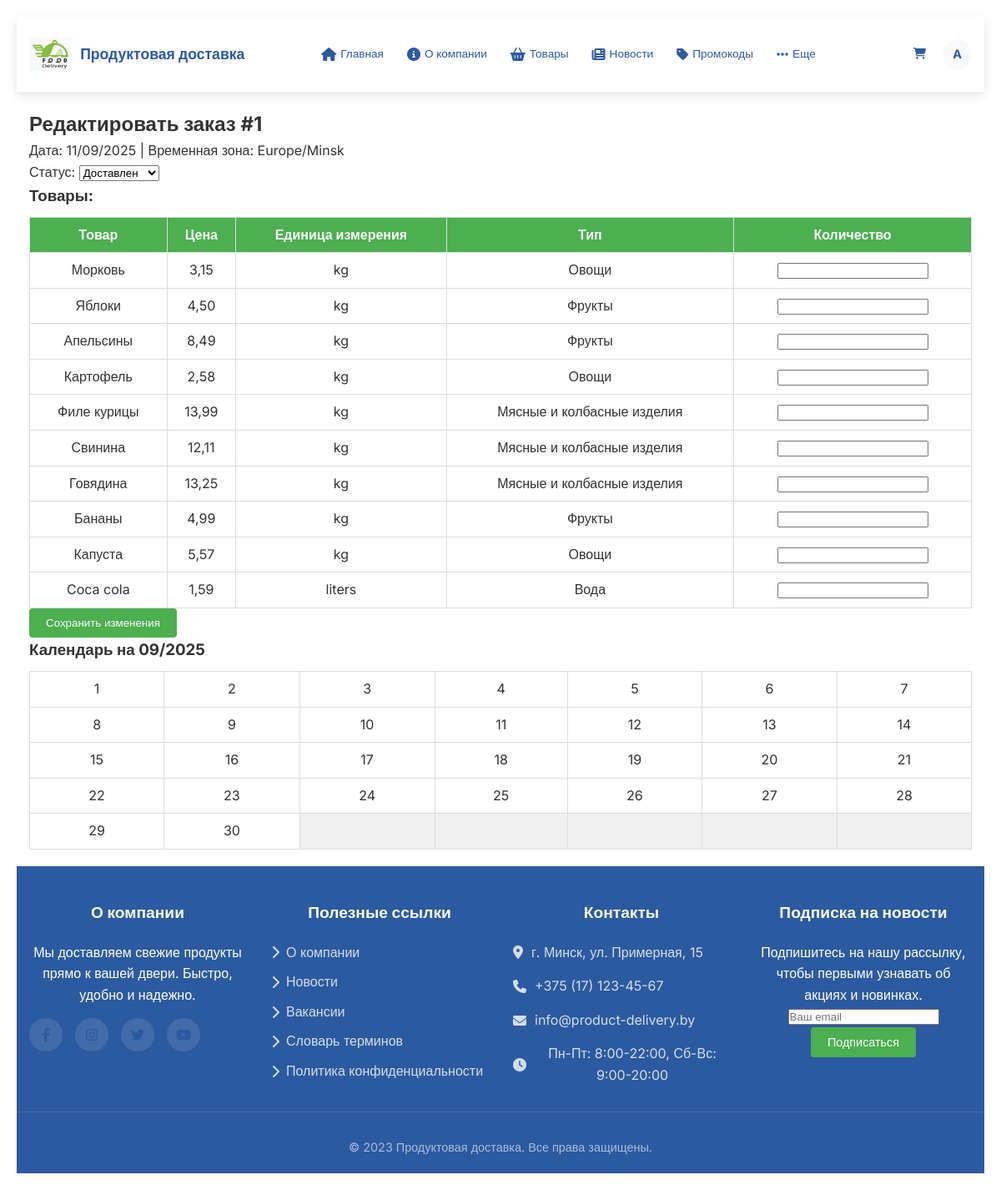
The app's page /orders/1/edit/ (signed in) with its own data.
### delivery_app/models.py (models this page shows, shortened)
class Order(models.Model):
    STATUS_CHOICES = (
        ('Pending', 'В ожидании'),
        ('Shipped', 'Отправлен'),
        ('Delivered', 'Доставлен'),
        ('Canceled', 'Отменен'),
    )
    DELIVERY_METHODS = (
        ('pickup', 'Самовывоз'),
        ('courier', 'Курьер'),
    )
    PAYMENT_METHODS = [
        ("card", "Банковская карта"),
        ("cash", "Наличные при получении"),
    ]
    payment_method = models.CharField(max_length=20, choices=PAYMENT_METHODS, default="cash")
    payment_status = models.CharField(max_length=20, choices=[('pending', 'Ожидает оплаты'), ('paid', 'Оплачено'), ('failed', 'Ошибка оплаты')],default='pending')
    payment_id = models.CharField(max_length=100, blank=True, null=True)
    client = models.ForeignKey(Client, on_delete=models.CASCADE, related_name='orders')
    employee = models.ForeignKey(Employee, on_delete=models.SET_NULL, null=True, blank=True, related_name='handled_orders')
    pickup_point = models.ForeignKey(PickupPoint, on_delete=models.SET_NULL, null=True, blank=True, related_name='orders')
    status = models.CharField(max_length=20, choices=STATUS_CHOICES, default='Pending')
    date_ordered = models.DateTimeField(auto_now_add=True)
    date_delivered = models.DateTimeField(null=True, blank=True)
    delivery_cost = models.DecimalField(max_digits=10, decimal_places=2, default=Decimal('0.00'))
    delivery_method = models.CharField(max_length=20, choices=DELIVERY_METHODS, default='pickup')
    delivery_address = models.CharField(max_length=200, blank=True, help_text="Адрес доставки для курьера")
    promocode = models.ForeignKey(PromoCode, on_delete=models.SET_NULL, null=True, blank=True, related_name='orders')  # Новая связь

class Product(models.Model):
    UNIT_CHOICES = [
        ('pieces', 'Штуки'),
        ('kg', 'Килограммы'),
        ('liters', 'Литры')
    ]
    name = models.CharField(max_length=200)
    price = models.DecimalField(max_digits=10, decimal_places=2)
    unit_of_measurement = models.CharField(max_length=20, choices=UNIT_CHOICES)
    product_type = models.ForeignKey(ProductType, on_delete=models.CASCADE, related_name='products')
    description = models.TextField(blank=True)
    manufacturer = models.ForeignKey(Manufacturer, on_delete=models.SET_NULL, null=True, blank=True, related_name='products')
    weight = models.DecimalField(max_digits=10, decimal_places=2, default=Decimal('1.00'), help_text="Вес в кг")
    stock = models.PositiveIntegerField(default=0, help_text="Количество на складе")
    image = models.ImageField(upload_to='products/', blank=True, null=True, help_text="Изображение товара")

class ProductType(models.Model):
    name = models.CharField(max_length=100)

### delivery_app/views.py (the view, shortened to what this page needs)
# urls.py: path('orders/<int:pk>/edit/', views.edit_order, name='edit_order'),
@login_required
def edit_order(request, pk):
    order = get_object_or_404(Order, pk=pk)
    user = request.user
    if not (user.is_superuser or (hasattr(user, 'employee') and order.employee == user.employee)):
        messages.error(request, "У вас нет прав для редактирования этого заказа.")
        return redirect('delivery_app:order_detail', pk=pk)
    products = Product.objects.all()
    context = {
        'order': order,
        'products': products,
        'current_date': timezone.now().strftime('%d/%m/%Y'),
        'timezone': 'Europe/Minsk',
        'calendar': calendar.monthcalendar(timezone.now().year, timezone.now().month),
    }
    return render(request, 'delivery_app/edit_order.html', context)

### delivery_app/templates/delivery_app/edit_order.html (shortened to what this page needs)
{% extends "delivery_app/base.html" %}
{% block content %}
<h2>Редактировать заказ #{{ order.id }}</h2>
<p>Дата: {{ current_date }} | Временная зона: {{ timezone }}</p>
<form method="post">
    <label for="status">Статус:</label>
    <select name="status" id="status">
        {% for value, label in order.STATUS_CHOICES %}
            <option value="{{ value }}" {% if order.status == value %}selected{% endif %}>{{ label }}</option>
        {% endfor %}
    </select>
    <h3>Товары:</h3>
    <table border="1">
        <thead>
            <tr>
                <th>Товар</th>
                <th>Цена</th>
                <th>Единица измерения</th>
                <th>Тип</th>
                <th>Количество</th>
            </tr>
        </thead>
        <tbody>
            {% for product in products %}
            <tr>
                <td>{{ product.name }}</td>
                <td>{{ product.price }}</td>
                <td>{{ product.unit_of_measurement }}</td>
                <td>{{ product.product_type.name }}</td>
                <td>
                    <input type="number" name="quantity_{{ product.id }}" value="{% for item in order.orderitem_set.all %}{% if item.product.id == product.id %}{{ item.quantity }}{% endif %}{% endfor %}" min="0" step="0.1">
                </td>
            </tr>
            {% endfor %}
        </tbody>
    </table>
    <button type="submit">Сохранить изменения</button>
</form>
<h3>Календарь на {{ current_date|slice:"3:10" }}</h3>
<table border="1">
    {% for week in calendar %}
    <tr>
        {% for day in week %}
        <td{% if day == 0 %} class="empty"{% endif %}>
            {{ day|default:"" }}
        </td>
        {% endfor %}
    </tr>
    {% endfor %}
</table>
{% endblock %}

### delivery_app/templates/delivery_app/base.html (shortened to what this page needs)
{% load static %}
<!DOCTYPE html>
<html lang="ru">
<head>
    <link rel="stylesheet" href="https://cdnjs.cloudflare.com/ajax/libs/font-awesome/6.4.0/css/all.min.css">
    <link rel="stylesheet" href="{% static 'delivery_app/css/style.css' %}">
</head>
<body>
    <header>
        <div class="header-container">
            <a href="{% url 'delivery_app:home' %}" class="logo">
                <img src="{% static 'delivery_app/images/logo.png' %}" alt="Логотип доставки продуктов">
                <span class="logo-text">Продуктовая доставка</span>
            </a>
            <nav class="nav-desktop">
                <ul class="nav-menu">
                    <li><a href="{% url 'delivery_app:home' %}" class="nav-link {% if request.resolver_match.url_name == 'home' %}active{% endif %}">
                        <i class="fas fa-home nav-icon"></i> Главная
                    </a></li>
                    <li><a href="{% url 'delivery_app:about' %}" class="nav-link {% if request.resolver_match.url_name == 'about' %}active{% endif %}">
                        <i class="fas fa-info-circle nav-icon"></i> О компании
                    </a></li>
                    <li><a href="{% url 'delivery_app:product_list' %}" class="nav-link {% if request.resolver_match.url_name == 'product_list' %}active{% endif %}">
                        <i class="fas fa-shopping-basket nav-icon"></i> Товары
                    </a></li>
                    <li><a href="{% url 'delivery_app:news' %}" class="nav-link {% if request.resolver_match.url_name == 'news' %}active{% endif %}">
                        <i class="fas fa-newspaper nav-icon"></i> Новости
                    </a></li>
                    <li><a href="{% url 'delivery_app:promocodes' %}" class="nav-link {% if request.resolver_match.url_name == 'promocodes' %}active{% endif %}">
                        <i class="fas fa-tag nav-icon"></i> Промокоды
                    </a></li>
                    <li class="more-menu">
                        <a href="#" class="nav-link">
                            <i class="fas fa-ellipsis-h nav-icon"></i> Еще
                        </a>
                    </li>
                </ul>
                <div class="user-menu">
                    <a href="{% url 'delivery_app:cart' %}" class="nav-link" title="Корзина" style="position: relative;">
                        <i class="fas fa-shopping-cart"></i>
                    </a>
                    {% if user.is_authenticated %}
                    <div class="user-avatar" title="{{ user.username }}">
                        {{ user.username|first|upper }}
                    </div>
                    {% else %}
                    <a href="{% url 'delivery_app:login' %}" class="btn btn-outline">Войти</a>
                    <a href="{% url 'delivery_app:register' %}" class="btn btn-primary">Регистрация</a>
                    {% endif %}
                </div>
            </nav>
        </div>
    </header>
    <main>
        <div class="container">
            {% block content %}
            {% endblock %}
        </div>
    </main>
    <footer>
        <div class="footer-container">
            <div class="footer-section">
                <h3>О компании</h3>
                <p>Мы доставляем свежие продукты прямо к вашей двери. Быстро, удобно и надежно.</p>
                <div class="social-links">
                    <a href="#" class="social-link"><i class="fab fa-facebook-f"></i></a>
                    <a href="#" class="social-link"><i class="fab fa-instagram"></i></a>
                    <a href="#" class="social-link"><i class="fab fa-twitter"></i></a>
                    <a href="#" class="social-link"><i class="fab fa-youtube"></i></a>
                </div>
            </div>
            <div class="footer-section">
                <h3>Полезные ссылки</h3>
                <div class="footer-links">
                    <a href="{% url 'delivery_app:about' %}"><i class="fas fa-chevron-right"></i> О компании</a>
                    <a href="{% url 'delivery_app:news' %}"><i class="fas fa-chevron-right"></i> Новости</a>
                    <a href="{% url 'delivery_app:vacancies' %}"><i class="fas fa-chevron-right"></i> Вакансии</a>
                    <a href="{% url 'delivery_app:faq' %}"><i class="fas fa-chevron-right"></i> Словарь терминов</a>
                    <a href="{% url 'delivery_app:privacy_policy' %}"><i class="fas fa-chevron-right"></i> Политика конфиденциальности</a>
                </div>
            </div>
            <div class="footer-section">
                <h3>Контакты</h3>
                <div class="contact-info">
                    <div class="contact-item">
                        <i class="fas fa-map-marker-alt"></i>
                        <span>г. Минск, ул. Примерная, 15</span>
                    </div>
                    <div class="contact-item">
                        <i class="fas fa-phone"></i>
                        <span>+375 (17) 123-45-67</span>
                    </div>
                    <div class="contact-item">
                        <i class="fas fa-envelope"></i>
                        <span>info@product-delivery.by</span>
                    </div>
                    <div class="contact-item">
                        <i class="fas fa-clock"></i>
                        <span>Пн-Пт: 8:00-22:00, Сб-Вс: 9:00-20:00</span>
                    </div>
                </div>
            </div>
            <div class="footer-section">
                <h3>Подписка на новости</h3>
                <p>Подпишитесь на нашу рассылку, чтобы первыми узнавать об акциях и новинках.</p>
                <form class="subscribe-form">
                    <input type="email" placeholder="Ваш email" required>
                    <button type="submit" class="btn btn-primary">Подписаться</button>
                </form>
            </div>
        </div>
        <div class="footer-bottom">
            <p>&copy; 2023 Продуктовая доставка. Все права защищены.</p>
        </div>
    </footer>
</body>
</html>

### delivery_app/static/delivery_app/css/style.css (style rules this page uses)
body { font-family: Arial, sans-serif; margin: 0; padding: 20px; background-color: #f9f9f9; color: #333 !important; background-image: none !important; }
header { background-color: #4CAF50; color: white; padding: 10px 0; text-align: center; }
table { width: 100%; border-collapse: collapse; margin-top: 10px; }
table, th, td { border: 1px solid #ddd; }
th, td { padding: 8px; text-align: center; color: #333; }
th { background-color: #4CAF50; color: white; }
.empty { background-color: #f0f0f0; }
button[type="submit"] { background-color: #4CAF50; color: white; padding: 10px 20px; border: none; border-radius: 4px; cursor: pointer; }
footer { margin-top: 20px; text-align: center; color: #777; }
.btn { padding: 8px 15px; border: none; border-radius: 4px; text-decoration: none; color: white; cursor: pointer; }
.btn-primary { background-color: #4CAF50; }
.btn { display: inline-block; padding: 10px 20px; background-color: #2c5aa0; color: white; text-decoration: none; border-radius: 4px; transition: background-color 0.3s; }

### records on screen
Order: id "1", status "Доставлен"
Product: name "Морковь", price "3,15", unit_of_measurement "kg", product_type.name "Овощи"
Product: name "Яблоки", price "4,50", unit_of_measurement "kg", product_type.name "Фрукты"
Product: name "Апельсины", price "8,49", unit_of_measurement "kg", product_type.name "Фрукты"
Product: name "Картофель", price "2,58", unit_of_measurement "kg", product_type.name "Овощи"
Product: name "Филе курицы", price "13,99", unit_of_measurement "kg", product_type.name "Мясные и колбасные изделия"
Product: name "Свинина", price "12,11", unit_of_measurement "kg", product_type.name "Мясные и колбасные изделия"
Product: name "Говядина", price "13,25", unit_of_measurement "kg", product_type.name "Мясные и колбасные изделия"
Product: name "Бананы", price "4,99", unit_of_measurement "kg", product_type.name "Фрукты"
Product: name "Капуста", price "5,57", unit_of_measurement "kg", product_type.name "Овощи"
Product: name "Coca cola", price "1,59", unit_of_measurement "liters", product_type.name "Вода"

### other values on screen
{{ user.username|first|upper }} "A"
{{ timezone }} "Europe/Minsk"
{{ day|default:"" }} "1" "2" "3" "4" "5" "6" "7" "8" "9" "10" "11" "12" "13" "14" "15" "16" "17" "18" "19" "20" "21" "22" "23" "24" "25" "26" "27" "28" "29" "30"
